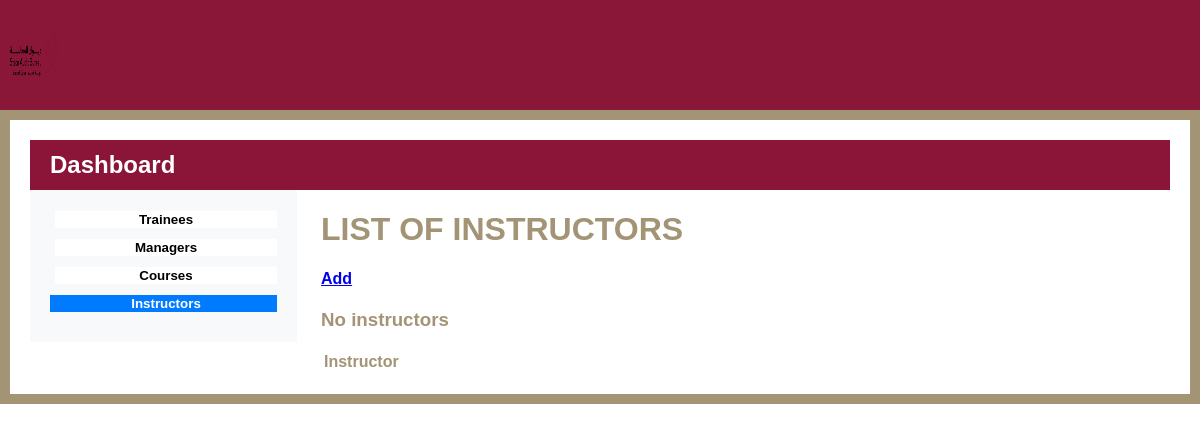
Page /instructors/ on the earlier database version.
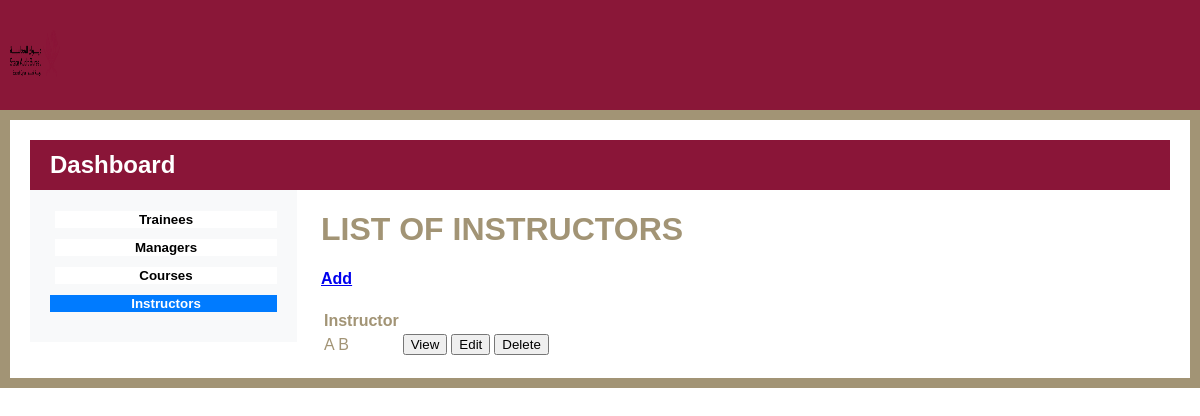
Same page on the later database version.
### base/models.py (models this page shows)
class Instructor(models.Model):
     id = models.AutoField(primary_key=True)
     first_name = models.CharField(max_length=255)
     last_name = models.CharField(max_length=255)
     email = models.EmailField(max_length=156)
     phone = models.CharField(max_length= 20)
     def __str__(self):
          return self.first_name + " " + self.last_name

### base/views.py (the view)
# urls.py: path('instructors/', InstructorList.as_view(), name="instructors"),
class InstructorList(ListView):
    model = Instructor
    template_name = 'base/admin_dashboard/instructor_list.html'
    context_object_name = 'instructors'

### base/templates/base/admin_dashboard/instructor_list.html (shortened to what this page needs)
{% load static %}
<!DOCTYPE html>
<html>
   <head>
      <link rel="stylesheet" href="https://cdnjs.cloudflare.com/ajax/libs/font-awesome/6.3.0/css/all.min.css" />
	  <link rel="stylesheet" href="https://cdnjs.cloudflare.com/ajax/libs/bootstrap/5.3.0-alpha1/css/bootstrap-grid.min.css" />
    <link rel="stylesheet" href="{% static 'css/reg_style.css' %}">
</head>
   <body>
    <div class="header">
      <div class="logo">
         <img src="{% static 'img/primary-rgb-state-audit-bureau-1@2x.png' %}" alt="Logo">
       </div>
    </div>
<div class="gold-border container-fluid">
   <div class="maroon-bar">
      <h2>Dashboard</h2>
   </div>
   <div class="row">
      <div class="col-lg-3 col-md-4 col-sm-5 bg-light order-sm-1">
         <div class="left-pane">
            <a href="{% url 'trainees' %}"><button class="btn" id="trainees-button">Trainees</button></a>
            <a href="{% url 'managers' %}"><button class="btn" id="managers-button">Managers</button></a>
            <a href="{% url 'courses' %}"><button class="btn" id="managers-button">Courses</button></a>
            <a href="{% url 'instructors' %}"><button class="btn active" id="managers-button">Instructors</button></a>
         </div>
      </div>
      <div class="col-lg-9 col-md-8 col-sm-7 bg-secondary order-sm-2">
               <div id="trainees-content">
                  <h1>LIST OF INSTRUCTORS</h1>
                  <h4><a href="{% url 'instructor-create' %}">Add</a></h4>
                  <table>
                     <tr>
                         <th>Instructor</th>
                         <th></th>
                         <th></th>
                         <th></th>
                     </tr>
                     {% for instructor in instructors %}
                     <tr>
                        <td>{{instructor}}</td>
                        <td><a href="{% url 'instructor' instructor.id %}"><button class="btn btn-outline-primary btn-sm mr-2">View</button></a></td>
                        <td><a href="{% url 'instructor-update' instructor.id %}"><button class="btn btn-outline-success btn-sm">Edit</button></a></td>
                        <td><a href="{% url 'instructor-delete' instructor.id %}"><button class="btn btn-outline-success btn-sm">Delete</button></a></td>
                     </tr>
                     {%empty%}
                     <h3>No instructors</h3>
                     {% endfor %}
                 </table>
               </div>
</body>
</html>

Differences in the rows shown:
added Instructor: first_name+last_name "A B"
Other differences:
text no longer shown: "No instructors"
